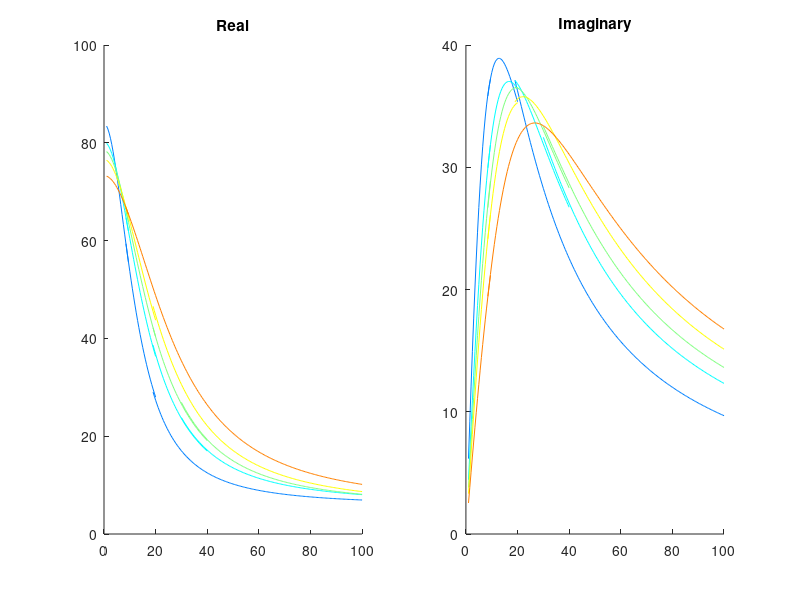
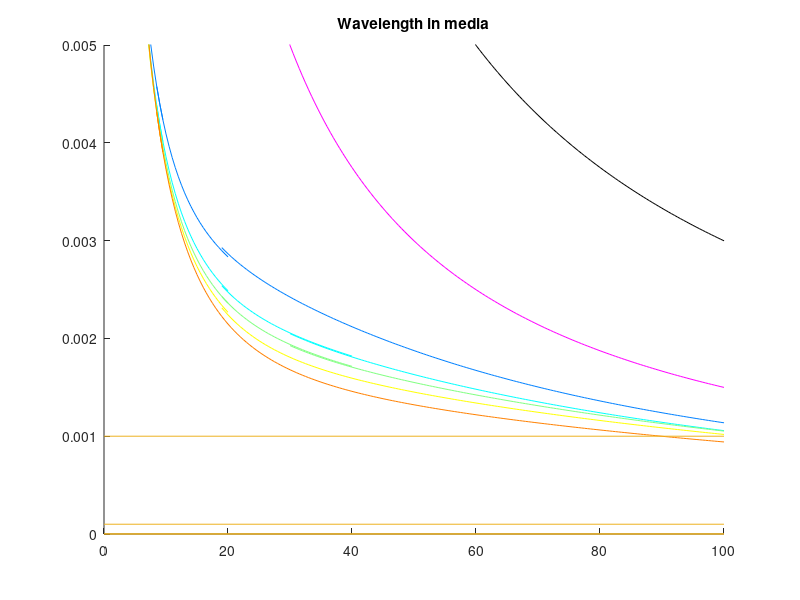
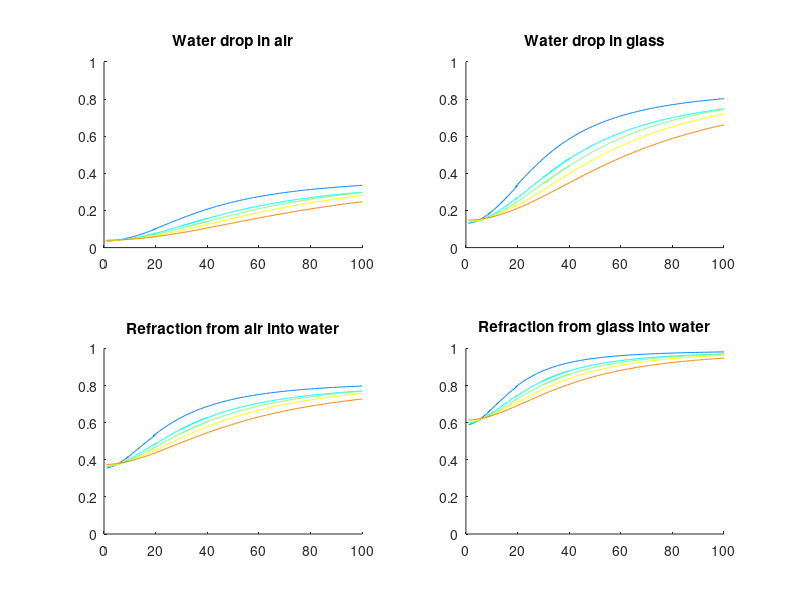
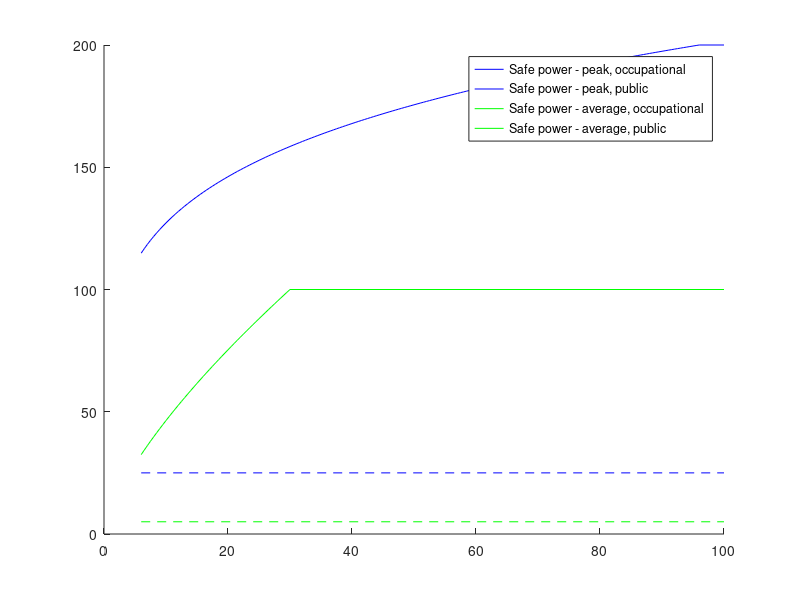

Source code (MATLAB) for these figures, in order: (Note: this script raises an error after producing the figures.)
VACCUM_PERMITIVITY = 8.854187817*10^-12; %C^2/(N.M^2)
LIGHT_SPEED = 299792458; % m/s

%% Plot water permitivity
% All functions using constants on p257 of Ellison et al. 257
% Note tau is in ps, fml
% Using middle set of parameters which indicate best fit

% clear; close all; clc

freqs0_100 = (0:0.5:100)*10^9;

temps = [10, 20, 25, 30, 40];
cols = jet(5);

% Param x temp x freq range
tempParam = cell(5, 5, 4);
% params are e0, e1, tau, lower freq, upper freq

% 10 deg
tempParam(:,1,1) = {83.928, 6.821, 12.81, 1, 9.5};
tempParam(:,1,2) = {83.134, 5.310, 12.41, 8.5, 20};
tempParam(:,1,3) = {88.316, 5.801, 13.38, 19, 100};
tempParam(:,1,4) = {NaN, NaN, NaN, NaN, NaN};

% 20
tempParam(:,2,1) = {80.181, 6.507, 9.63, 1, 9.5};
tempParam(:,2,2) = {79.989, 5.953, 9.54, 8.5, 20};
tempParam(:,2,3) = {80.467, 5.724, 9.45, 19, 40};
tempParam(:,2,4) = {83.055, 6.024, 9.69, 30, 100};

% 25
tempParam(:,3,1) = {78.404, 6.640, 8.45, 1, 9.5};
tempParam(:,3,2) = {77.657, 4.633, 8.14, 8.5, 20};
tempParam(:,3,3) = {78.746, 5.676, 8.38, 19, 40};
tempParam(:,3,4) = {78.814, 5.492, 8.26, 30, 100};

% 30
tempParam(:,4,1) = {76.582, 6.903, 7.56, 1, 9.5};
tempParam(:,4,2) = {76.452, 5.685, 7.38, 8.5, 20};
tempParam(:,4,3) = {76.867, 5.321, 7.18, 19, 100};
tempParam(:,4,4) = {NaN, NaN, NaN, NaN, NaN};

% 40
tempParam(:,5,1) = {73.290, 9.247, 6.32, 1, 9.5};
tempParam(:,5,2) = {72.919, 5.671, 5.96, 8.5, 100};
tempParam(:,5,3) = {NaN, NaN, NaN, NaN, NaN};
tempParam(:,5,4) = {NaN, NaN, NaN, NaN, NaN};

%% Plot real and imag permitivity
figure

for iTemp = 1:length(temps)
   for jRange = 1:4
       if ~isnan(tempParam{1, iTemp, jRange})
           e0 = tempParam{1, iTemp, jRange};      
           e1 = tempParam{2, iTemp, jRange};   
           tau = tempParam{3, iTemp, jRange}*10^-12;
           freqs = (tempParam{4, iTemp, jRange}:0.5:tempParam{5, iTemp, jRange})*10^9;
           
           permitivity = (e0-e1)./(1+1j*2*pi*freqs*tau)+e1;

           subplot(1,2,1); hold on; plot(freqs/10^9, real(permitivity), 'color', cols(iTemp,:))
           subplot(1,2,2); hold on; plot(freqs/10^9, -imag(permitivity), 'color', cols(iTemp,:))
       end
   end
end

subplot(1,2,1); title('Real')
subplot(1,2,2); title('Imaginary')

%% plot wavelength change
%%% Wavelength always long relative to sizes (drops/viruses)
figure; hold on
LIGHT_SPEED = 299792458; % m/s

glassPermitivity = 4; % not sure how constant this is across frequncy range

plot(freqs0_100/10^9, LIGHT_SPEED./freqs0_100, 'k')

plot(freqs0_100/10^9, LIGHT_SPEED./freqs0_100/sqrt(glassPermitivity), 'm')

for iTemp = 1:length(temps)
   for jRange = 1:4
       if ~isnan(tempParam{1, iTemp, jRange})
           e0 = tempParam{1, iTemp, jRange};      
           e1 = tempParam{2, iTemp, jRange};   
           tau = tempParam{3, iTemp, jRange}*10^-12;
           freqs = (tempParam{4, iTemp, jRange}:0.5:tempParam{5, iTemp, jRange})*10^9;
           
           permitivity = (e0-e1)./(1+1j*2*pi*freqs*tau)+e1;

           plot(freqs/10^9, LIGHT_SPEED./freqs./sqrt(real(permitivity)), 'color', cols(iTemp,:))
       end
   end
end

line([0 100], [1 1]*10^-3)
line([0 100], 100*[1 1]*10^-6)
line([0 100], [1 1]*10^-6)
line([0 100], 100*[1 1]*10^-9)
ylim([0 5*10^-3])

title('Wavelength in media')

%% Plot e-field in media

figure;

warning('calc of n in geometric should use complex modulus')

for iTemp = 1:length(temps)
   for jRange = 1:4
       if ~isnan(tempParam{1, iTemp, jRange})
           e0 = tempParam{1, iTemp, jRange};      
           e1 = tempParam{2, iTemp, jRange};   
           tau = tempParam{3, iTemp, jRange}*10^-12;
           freqs = (tempParam{4, iTemp, jRange}:0.5:tempParam{5, iTemp, jRange})*10^9;
           
           permitivity = real((e0-e1)./(1+1j*2*pi*freqs*tau)+e1);

           % in drop
           subplot(2,2,1); hold on; plot(freqs/10^9, 3./(permitivity+2), 'color', cols(iTemp,:))
           subplot(2,2,2); hold on; plot(freqs/10^9, 3*glassPermitivity./(permitivity+2*glassPermitivity), 'color', cols(iTemp,:))
       
           % geometric
           subplot(2,2,3); hold on; plot(freqs/10^9, (1-((1-sqrt(permitivity))./(1+sqrt(permitivity))).^2), 'color', cols(iTemp,:))
           subplot(2,2,4); hold on; plot(freqs/10^9, (1-((sqrt(glassPermitivity)-sqrt(permitivity))./ ...
               (sqrt(glassPermitivity)+sqrt(permitivity))).^2), 'color', cols(iTemp,:))
           
       end
   end
end

subplot(2,2,1); title('Water drop in air'); ylim([0 1])
subplot(2,2,2); title('Water drop in glass'); ylim([0 1])

subplot(2,2,3); title('Refraction from air into water'); ylim([0 1])
subplot(2,2,4); title('Refraction from glass into water'); ylim([0 1])

%% Plot power limits

figure; hold on;

plot(6:0.5:96, (200*((6:0.5:96)/3).^0.2)/2, 'b')
line([96 100], [1 1]*400/2, 'color', 'b')

line(6:0.5:30, (18.56*(6:0.5:30).^0.699)/2, 'color', 'g')
line([30 100], [1 1]*200/2, 'color', 'g')

line([6 100], [1 1]*50/2, 'color', 'b', 'linestyle', '--')
line([6 100], [1 1]*10/2, 'color', 'g', 'linestyle', '--')

legend('Safe power - peak, occupational', 'Safe power - peak, public', ...
    'Safe power - average, occupational', 'Safe power - average, public')

%% plot resonances
wetSpeed = 1920; % Longitudional speeds
drySpeed = 3430;

diameters = [80 100 120]*10^-9;

zerosToCalc = 12; % counting from zero

resonantFreqs = zeros(length(diameters) , zerosToCalc, 2);

for iDiam = 1:length(diameters)
    resonantFreqs(iDiam, :, 1) = calcualtesphereresonance(diameters(iDiam)/2, ...
                    'sph', 1, zerosToCalc-1, wetSpeed, wetSpeed/2, 5*10^9, 10^6, 0);
                
    resonantFreqs(iDiam, :, 2) = calcualtesphereresonance(diameters(iDiam)/2, ...
                    'sph', 1, zerosToCalc-1, drySpeed, drySpeed/2, 5*10^9, 10^6, 0);            
end

figure; hold on
for iZero = 1:zerosToCalc
    % plot wet
    line(resonantFreqs([1 3], iZero, 1)/10^9, [1 1]*0.5+iZero/zerosToCalc, 'color', 'm') 
    plot(resonantFreqs(2, iZero, 1)/10^9, 0.5+iZero/zerosToCalc, 'mo') 
    
    %plot dry
    line(resonantFreqs([1 3], iZero, 2)/10^9, [1 1]*1.5+iZero/zerosToCalc, 'color', 'k') 
    plot(resonantFreqs(2, iZero, 2)/10^9, 1.5+iZero/zerosToCalc, 'ko') 
end

xlim([0 100])
ylim([0 3])

%% Compare amplitude given shifting resonant frequencies
% Values from 13nm Sun's nanosphere, but frequncies change to ones above for nanosphere
reducedMass = 4.4494e-22;
systemQ = 2.0625e+00;
qToUse = 5.8171e-17;
nanocrystalNumber = 1.6000e+16;
apertureArea = 2.1000e-04;
   
amplitudeValues = zeros(zerosToCalc,1);
absorbtionValues = zeros(zerosToCalc,1);
powerValues = zeros(zerosToCalc,1);
extinctionValues = zeros(zerosToCalc,1);

for iZero = 1:zerosToCalc
    [absorbtionValues(iZero), extinctionValues(iZero), powerValues(iZero), amplitudeValues(iZero)] = calculatesphereabsorbtion(...
        resonantFreqs(2,iZero,1)*2*pi, resonantFreqs(2,iZero,1)*2*pi, ...
        reducedMass, systemQ, qToUse, nanocrystalNumber/2, apertureArea, 1, []);
end

figure; 
subplot(2,2,1)
plot(resonantFreqs(2,:,1)/10^9, amplitudeValues/max(amplitudeValues), 'x')
xlim([0 100]); ylim([0 1]); title('amplitude')

subplot(2,2,2)
plot(resonantFreqs(2,:,1)/10^9, powerValues/max(powerValues), 'x')
xlim([0 100]); ylim([0 1]); title('power')

subplot(2,2,3)
plot(resonantFreqs(2,:,1)/10^9, extinctionValues/max(extinctionValues), 'x')
xlim([0 100]); ylim([0 1]); title('extinction')

subplot(2,2,4)
plot(resonantFreqs(2,:,1)/10^9, absorbtionValues/max(absorbtionValues), 'x')
xlim([0 100]); ylim([0 1]); title('absoption')

%% Play with heat transfer

% Sun use 486 W/m^2 at 6 GHz for 15 minutes
% use model for 30 as went from 27 to 35 degress
e0 = tempParam{1, 4, 1};      
e1 = tempParam{2, 4, 1};   
tau = tempParam{3, 4, 1}*10^-12;
freq = 6*10^9;

permitivity = (e0-e1)./(1+1j*2*pi*freq*tau)+e1;

seconds = 15*60;
power = 486; % Should be average or peak?

% Equation 7 from Canals 1999 - for a droplet but size independent.
    %Peak rather than average amplitude seems to be used...
dTpS = 2*pi*freq*VACCUM_PERMITIVITY*imag(-permitivity)/997/4200*...
    sqrt(power/(LIGHT_SPEED*VACCUM_PERMITIVITY*sqrt(real(permitivity))))^2
%%% Why is square of field used here but power else where?

% Factor of x10 larger than Sun recorded - obviously there was some heat loss...
predictedHeat = dTpS*seconds
heatError = dTpS*seconds/7

power = 10;

%%% This has to be wrong - gives transmitted power larger than incident...
%%% In paper it is basically the same
2*pi*2.45*10^9*VACCUM_PERMITIVITY*9*800^2/((20.3*1000)^2*LIGHT_SPEED*VACCUM_PERMITIVITY)

% Try across freq and temp range
figure; hold on

for iTemp = 1:length(temps)
   for jRange = 1:4
       if ~isnan(tempParam{1, iTemp, jRange})
           e0 = tempParam{1, iTemp, jRange};      
           e1 = tempParam{2, iTemp, jRange};   
           tau = tempParam{3, iTemp, jRange}*10^-12;
           freqs = (tempParam{4, iTemp, jRange}:0.5:tempParam{5, iTemp, jRange})*10^9;
           
           permitivity = (e0-e1)./(1+1j*2*pi*freqs*tau)+e1;

           % eField for inside drop.
           eField = sqrt(power/(LIGHT_SPEED*VACCUM_PERMITIVITY)).*(3./(real(permitivity) + 2));
           
           dTpS = 2*pi.*freqs*VACCUM_PERMITIVITY.*imag(-permitivity)/997/4200.*eField.^2;

           subplot(1,2,1); hold on; plot(freqs/10^9, dTpS, 'color', cols(iTemp,:))
           subplot(1,2,2); hold on; plot(freqs/10^9, 1./(dTpS), 'color', cols(iTemp,:))
       end
   end
end

subplot(1,2,1); title('Predicted dt/ds (w/o error)')
subplot(1,2,2); title('Predicted ds for 1 dt (w/o error)')
ylim([0 10*60])

%% Play with mie absorbtion calculation
% Do for Douglas values first
dropletDiameter = [0.0005 0.1 0.5]*10^-2; % From Douglas 2004

%%% For bulk, try treating as 1mm radius to get absorbtion coeff.

figure;
for xDrop = 1:length(dropletDiameter)
    for iTemp = 1:length(temps)
       for jRange = 1
           if ~isnan(tempParam{1, iTemp, jRange})
               e0 = tempParam{1, iTemp, jRange};      
               e1 = tempParam{2, iTemp, jRange};   
               tau = tempParam{3, iTemp, jRange}*10^-12;
%                freqs = (tempParam{4, iTemp, jRange}:5:tempParam{5, iTemp, jRange})*10^9;
               freqs = [2.45 6 10]*10^9;
               
               for kFreq = 1:length(freqs)
                   
                   permitivity = (e0-e1)./(1+1j*2*pi*freqs(kFreq)*tau)+e1;
                    
                   % From: https://en.wikipedia.org/wiki/Refractive_index#Relative_permittivity_and_permeability
                   permitivity_mod = sqrt(real(permitivity)^2+imag(permitivity)^2);
                   
                   m = sqrt((permitivity_mod+real(permitivity))/2) +...
                       1j*sqrt((permitivity_mod-real(permitivity))/2);

                   x = pi*dropletDiameter(xDrop)./(LIGHT_SPEED/(freqs(kFreq)));

                   Qabs = mie_abs(m, x);
                   
                   extinction = Qabs*pi*dropletDiameter(xDrop)^2;
                   
                   subplot(6,2,xDrop*2-1); hold on; plot(freqs(kFreq)/10^9, Qabs, 'x', 'color', cols(iTemp,:))
                   
                   dTpS = extinction*power/997/4200;
                   
%                    subplot(6,2,xDrop*2); hold on; plot(freqs(kFreq)/10^9, dTpS, 'x', 'color', cols(iTemp,:))
                   %ylim([0 100*60])
               end
           end
       end
    end
end

% Max increase is around factor of 100 over 100 Ghz -> less than 10^6 diff in power...
    % Could have some effect, but probably not huge

% Do for all values now
% Using 10 mm here for 1ml drop size gives much smaller temp change than
% other eqn - 

dropletDiameter = [1 10 100 10000]*10^-6;

for xDrop = 1:length(dropletDiameter)
    for iTemp = 1:length(temps)
       for jRange = 1:4
           if ~isnan(tempParam{1, iTemp, jRange})
               e0 = tempParam{1, iTemp, jRange};      
               e1 = tempParam{2, iTemp, jRange};   
               tau = tempParam{3, iTemp, jRange}*10^-12;
               freqs = (tempParam{4, iTemp, jRange}:5:tempParam{5, iTemp, jRange})*10^9;
               
               for kFreq = 1:length(freqs)
                   
                   permitivity = (e0-e1)./(1+1j*2*pi*freqs(kFreq)*tau)+e1;
                    
                   % From: https://en.wikipedia.org/wiki/Refractive_index#Relative_permittivity_and_permeability
                   permitivity_mod = sqrt(real(permitivity)^2+imag(permitivity)^2);
                   
                   m = sqrt((permitivity_mod+real(permitivity))/2) +...
                       1j*sqrt((permitivity_mod-real(permitivity))/2);

                   x = pi*dropletDiameter(xDrop)./(LIGHT_SPEED/(freqs(kFreq)));

                   Qabs = mie_abs(m, x);
                   
                   extinction = Qabs*pi*dropletDiameter(xDrop)^2;
                   
                   subplot(6,2,xDrop*2); hold on; plot(freqs(kFreq)/10^9, Qabs, 'x', 'color', cols(iTemp,:))
                   
                   dTpS = extinction*power/997/4200;
                   
%                    subplot(6,2,xDrop*2); hold on; plot(freqs(kFreq)/10^9, dTpS, 'x', 'color', cols(iTemp,:))
                   %ylim([0 100*60])
               end
           end
       end
    end
end

%% Test for sphere embedded in material

dropletDiameter = (100:200:1000)*10^-6; %(10:10:200)*10^-6; % (100:200:1000)*10^-6;

colsD = jet(20);

glassPerm = 4.2 + 0.04j; % borosilicate glass
glass_mod = sqrt(real(glassPerm)^2+imag(glassPerm)^2);
                   
glassN = sqrt((glass_mod+real(glassPerm))/2) +...
   1j*sqrt((glass_mod-real(glassPerm))/2);
                   
acrylicPerm = 2.65 + 0.02j;
acrylic_mod = sqrt(real(acrylicPerm)^2+imag(acrylicPerm)^2);
                   
acrylicN = sqrt((acrylic_mod+real(acrylicPerm))/2) +...
   1j*sqrt((acrylic_mod-real(acrylicPerm))/2);

figure; 
subplot(2,3,1); hold on
plot(1:20, (LIGHT_SPEED./((1:20)*10^9)/real(glassN)))
plot(1:20, (LIGHT_SPEED./((1:20)*10^9)/real(acrylicN)))
plot(1:20, (LIGHT_SPEED./((1:20)*10^9)))

for xDrop = 1:length(dropletDiameter)
    subplot(2,3,4); hold on
    plot(1:20, (LIGHT_SPEED./((1:20)*10^9)/real(glassN))./dropletDiameter(xDrop))
    
    subplot(2,3,5); hold on
    plot(1:20, (LIGHT_SPEED./((1:20)*10^9)/real(acrylicN))./dropletDiameter(xDrop))
    
    subplot(2,3,6); hold on
    plot(1:20, (LIGHT_SPEED./((1:20)*10^9))./dropletDiameter(xDrop))    
end

for i = 1:3
   subplot(2,3,3+i); hold on
   ylim([0 100])
   line([1 20], [10 10])
   
end

figure

for xDrop = 1:length(dropletDiameter)
    for iTemp = 3 % just at 25 deg
       for jRange = 1:2 %Just to 20 GHz
           if ~isnan(tempParam{1, iTemp, jRange})
               e0 = tempParam{1, iTemp, jRange};      
               e1 = tempParam{2, iTemp, jRange};   
               tau = tempParam{3, iTemp, jRange}*10^-12;
               freqs = (tempParam{4, iTemp, jRange}:2:tempParam{5, iTemp, jRange})*10^9;
               
               for kFreq = 1:length(freqs)
                   
                   permitivity = (e0-e1)./(1+1j*2*pi*freqs(kFreq)*tau)+e1;
                    
                   permitivity_mod = sqrt(real(permitivity)^2+imag(permitivity)^2);
                   
                   waterN = sqrt((permitivity_mod+real(permitivity))/2) +...
                       1j*sqrt((permitivity_mod-real(permitivity))/2);

                   % For glass
                   m = waterN/glassN;
                   
                   x = pi*dropletDiameter(xDrop)./((LIGHT_SPEED/(freqs(kFreq)))/real(glassN));
                   
                   Qabs = mie_abs(m, x);
                   
                   subplot(3,3,1); hold on; plot(dropletDiameter(xDrop)*10^3, Qabs, 'x', 'color', colsD(round(freqs(kFreq)/10^9),:))
                   
                   nj=5*round(2+x+4*x.^(1/3))+160;
                   eValues = sqrt(mie_esquare(m, x, nj));
                   
                   % Take mean weighted by area
                   dx=x/nj; xj=(0:dx:x);
                   xarea = 4*pi*xj.^2;
                   
                   subplot(3,3,4); hold on; plot(dropletDiameter(xDrop)*10^3, wmean(eValues, xarea), 'x', 'color', colsD(round(freqs(kFreq)/10^9),:))
                   
                   % limit should be correct if x << 1
                   subplot(3,3,7); hold on; plot(dropletDiameter(xDrop)*10^3, x, 'x', 'color', colsD(round(freqs(kFreq)/10^9),:))

                   
                   % For acrylic
                   m = waterN/acrylicN;
                   
                   x = pi*dropletDiameter(xDrop)./((LIGHT_SPEED/(freqs(kFreq)))/real(acrylicN));

                   Qabs = mie_abs(m, x);
                   
                   subplot(3,3,2); hold on; plot(dropletDiameter(xDrop)*10^3, Qabs, 'x', 'color', colsD(round(freqs(kFreq)/10^9),:))
                   
                   nj=5*round(2+x+4*x.^(1/3))+160;
                   eValues = sqrt(mie_esquare(m, x, nj));
                   
                   dx=x/nj; xj=(0:dx:x);
                   xarea = 4*pi*xj.^2;
                   
                   subplot(3,3,5); hold on; plot(dropletDiameter(xDrop)*10^3, wmean(eValues, xarea), 'x', 'color', colsD(round(freqs(kFreq)/10^9),:))
                   
                   subplot(3,3,8); hold on; plot(dropletDiameter(xDrop)*10^3, x, 'x', 'color', colsD(round(freqs(kFreq)/10^9),:))
  
                   
                   % For air
                   m = waterN;
                   
                   x = pi*dropletDiameter(xDrop)./((LIGHT_SPEED/(freqs(kFreq))));

                   Qabs = mie_abs(m, x);
                   
                   subplot(3,3,3); hold on; plot(dropletDiameter(xDrop)*10^3, Qabs, 'x', 'color', colsD(round(freqs(kFreq)/10^9),:))
                   
                   nj=5*round(2+x+4*x.^(1/3))+160;
                   eValues = sqrt(mie_esquare(m, x, nj));
                   
                   dx=x/nj; xj=(0:dx:x);
                   xarea = 4*pi*xj.^2;
                   
                   subplot(3,3,6); hold on; plot(dropletDiameter(xDrop)*10^3, wmean(eValues, xarea), 'x', 'color', colsD(round(freqs(kFreq)/10^9),:))
                   
                   subplot(3,3,9); hold on; plot(dropletDiameter(xDrop)*10^3, x, 'x', 'color', colsD(round(freqs(kFreq)/10^9),:))
                   
               end
           end
       end
    end
end

for i = 1:3
   subplot(3,3,i);
   ylim([0 0.3])
   line([0 1], [0.1 0.1])
end

% These actualy vary as a function of freq because of change in perm.
% Using 10 Ghz and 25 o for now...
subplot(3,3,4);
line([0 1], [1 1]*(real(glassPerm)*3)/(real(glassPerm)*2+62.52))

subplot(3,3,5);
line([0 1], [1 1]*(real(acrylicPerm)*3)/(real(acrylicPerm)*2+62.52))

subplot(3,3,6);
line([0 1], [1 1]*(3)/(2+62.52))

%% Exp with heating of virus directly - bit of a mess now..

power = 10; %486

% 10% Attenuation at 6Ghz - would have come from subset of viruses...
ExAbs = -1/(1.25*10^-3*7.5*10^14)*log(1-0.1);

% From 1972 Structure book, hydrated
mass = 1.2*10^-18;

diameter = 120*10^-9;

% Reduced concentration to reflect lower number of smaller spheres
% dist of mass would also change, most have smaller mass than peak at 6GHz 
conc = 7.5*10^14*0.01;

deltaTm = 7;

%From image, looks like around 1ml
    % May be heating bulk, but almost certainly wouldn't heat drop - too few viruses
    % Unless density of viruses is very high.
vol = 1*10^-3; (4/3*pi*(10/2*10^-6)^3); 

nViruses = vol*conc;

kw = 0.6;

% Eqn 15 from Sci Rep paper
deltaTv = ExAbs*power/4/pi/(diameter/2)/kw

% From eqn 14
deltaTs = deltaTm/(nViruses);

Cwater = 4200;
Cvirus = 1300; % Big estimate

deltaTv2 = vol*Cwater/(mass*nViruses*Cvirus)*deltaTs

massSln = vol
virusMass = mass*nViruses

%%% Big diff between two deltaTvs suggests this wasn't at equilibirum

% Approx deltaTm is also crazy - would be unstable loss before that..
deltaTm2 = deltaTv/(massSln*Cwater)*virusMass*Cvirus*(nViruses)


%% Quick experiment with looking at field inside water droplet

dielectricConstant = 67;

% If radius << smaller than wavelength
fieldReduction_1 = 1/(3/(dielectricConstant+2))

% If similar size, take intensity from Mie scattering7
m = sqrt(dielectricConstant);

%%% Get proper radial average - how does intenal e-field vary
% << ~= >>

x = pi*5e-6/(LIGHT_SPEED/(8*10^9));
nj=5*round(2+x+4*x.^(1/3))+160;
eValues = sqrt(mie_esquare(m, x, nj));

% Integral as in Q could be better reference, but already looks to be between extremes
fieldReduction_2 = 1./[max(eValues) mean(eValues) min(eValues)]

% These two are similar, for large constant, differ a lot for smaller
% Geometric case - for normal incidence, will decrease with angle
warning('calc of n should use complex modulus')
fieldReduction_3 = 1/(1-((1-sqrt(dielectricConstant))/(1+sqrt(dielectricConstant)))^2)

% From keeping power constant
fieldReduction_4 = 1/sqrt(1/sqrt(dielectricConstant))

%% Note sure what I was doing below here - somehting about heating

permitivity = 71.35 + 18.37j; % 30 deg at 6 GHz

airField = sqrt(power/(LIGHT_SPEED*VACCUM_PERMITIVITY));

dropField = 3*(real(permitivity)+2)*airField;

dropPower = dropField^2*LIGHT_SPEED*VACCUM_PERMITIVITY;

virusPowerAbs = ExAbs*dropPower

% From 50 micron water drop at 6 GHz
dropPowerAbs = 1.2*10^-5*(pi*(25*10^-6)^2)*power

% Not this is peak not avg field. no *2
field = sqrt(power/(LIGHT_SPEED*VACCUM_PERMITIVITY*sqrt(real(permitivity))));

PAbsVirusInd = sqrt(real(permitivity))*VACCUM_PERMITIVITY*LIGHT_SPEED*field^2*ExAbs;

PAbsVirusInd*7.5*10^14*(5*10^-6);

% Cross section of indvidual virus is x10 alrger than 50 micron water drop at 10 GHz
% 1.2*10^-5*(pi*(25*10^-6)^2)

%%% From gold NP paper
% sqrt(real(permitivity))*VACCUM_PERMITIVITY*LIGHT_SPEED*field^2*ExAbs/(4*pi*(50*10^-9)*0.6) 
% 5.1*10^4*10*10^-18/(4*pi*(15*10^-9)*0.6)

% just guessed density and specific heat
dtPs = PAbs/1100/3500

dT = dtPs*15*60

% Alt - they absorb 10% at density used in both abs and inactivation
PAbsVirusSol = sqrt(real(permitivity))*VACCUM_PERMITIVITY*LIGHT_SPEED*field^2*0.1

PAbsWater = pi*6*10^9*VACCUM_PERMITIVITY*imag(permitivity)*field^2

dtPsWater = PAbsWater/997/4200

dtWater = dtPsWater*15*60

% dtPs = PAbs/1100/3500
% 
% dT = dtPs*15*60